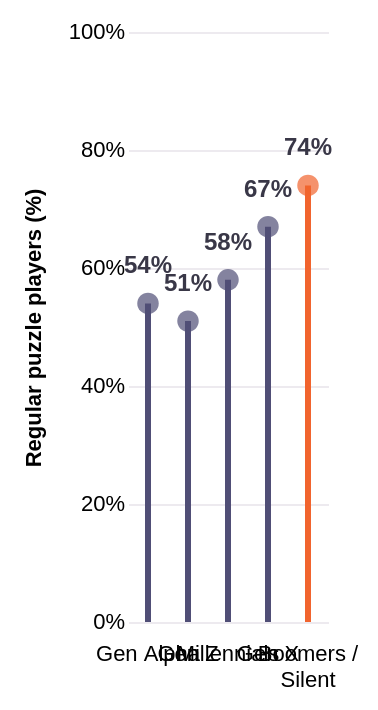

Specify this chart in Vega-Lite:
### Vega-Lite specification from a JSON file in a GitHub repository (floating-point values rounded to 4 significant figures)
{"$schema": "https://vega.github.io/schema/vega-lite/v5.json", "width": "container", "height": 355, "background": null, "data": {"values": [{"generation": "Gen Alpha · 8–13", "percent": 54}, {"generation": "Gen Z · 14–29", "percent": 51}, {"generation": "Millennials · 30–45", "percent": 58}, {"generation": "Gen X · 46–61", "percent": 67}, {"generation": "Boomers / Silent · 62–90", "percent": 74}]}, "encoding": {"x": {"field": "generation", "type": "ordinal", "sort": ["Gen Alpha · 8–13", "Gen Z · 14–29", "Millennials · 30–45", "Gen X · 46–61", "Boomers / Silent · 62–90"], "title": null, "axis": {"labelAngle": 0, "labelFontSize": 11, "labelPadding": 10, "labelLimit": 120, "domain": false, "ticks": false, "labelExpr": "indexof(datum.label, 'Boomers') === 0 ? ['Boomers /', 'Silent'] : split(datum.label, ' · ')[0]"}}, "y": {"field": "percent", "type": "quantitative", "scale": {"domain": [0, 100]}, "axis": {"title": "Regular puzzle players (%)", "values": [0, 20, 40, 60, 80, 100], "labelExpr": "datum.value + '%'", "titlePadding": 12, "labelFontSize": 11, "gridColor": "#E3DFE7", "gridOpacity": 0.65, "domain": false, "ticks": false}}, "tooltip": [{"field": "generation", "title": "Generation and age"}, {"field": "percent", "title": "Regular puzzle play (%)"}]}, "layer": [{"mark": {"type": "rule", "strokeWidth": 3}, "encoding": {"color": {"condition": {"test": "datum.percent === 74", "value": "#F1642E"}, "value": "#504E76"}, "y2": {"datum": 0}}}, {"mark": {"type": "point", "filled": true, "size": 115}, "encoding": {"color": {"condition": {"test": "datum.percent === 74", "value": "#F1642E"}, "value": "#504E76"}}}, {"transform": [{"calculate": "datum.percent + '%'", "as": "label"}], "mark": {"type": "text", "align": "center", "baseline": "bottom", "fontSize": 12, "fontWeight": "bold", "color": "#393747", "dy": -12}, "encoding": {"text": {"field": "label"}}}], "config": {"font": "Arial", "view": {"stroke": null}}, "autosize": {"type": "fit", "contains": "padding"}, "padding": 10}
